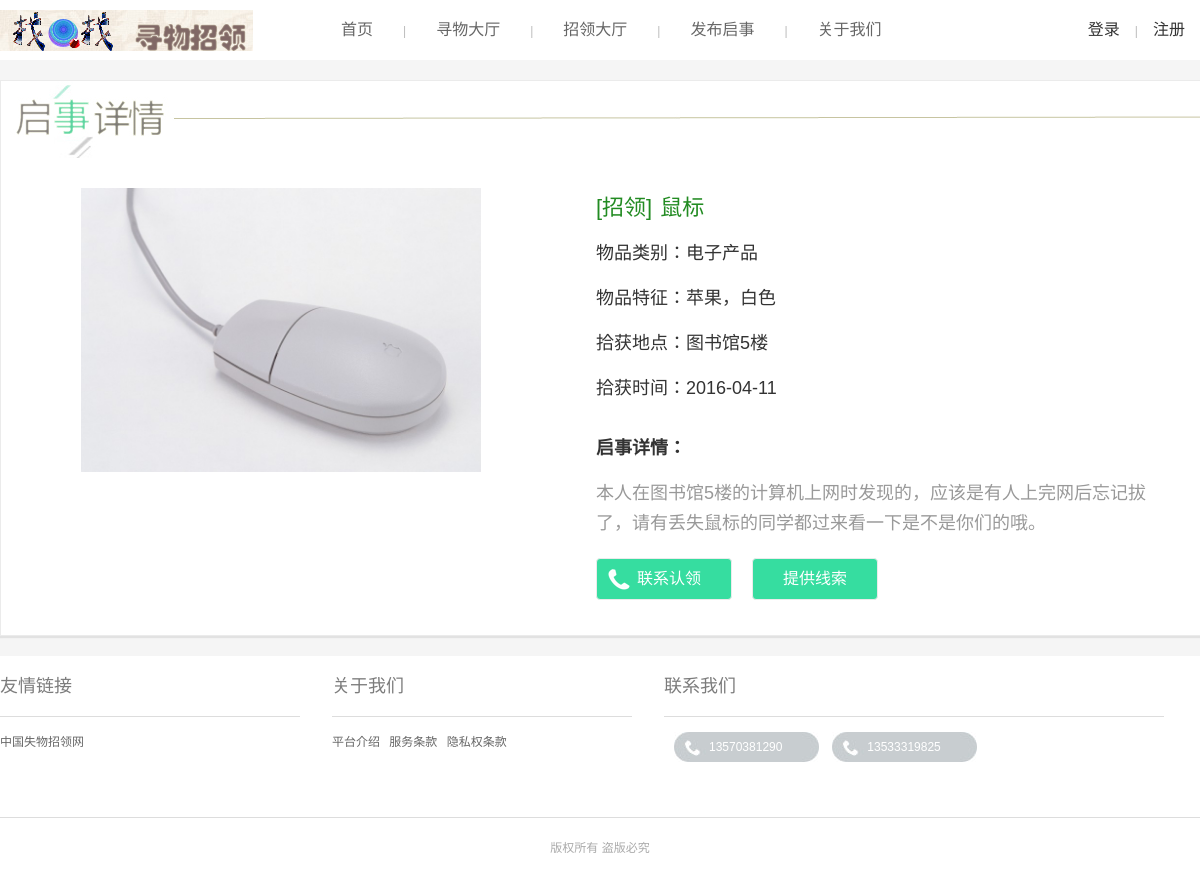
The app's page /graduation/user/detail.php?type=found&l_id=211 with its own data.
### tables this page shows
CREATE TABLE `found` (
  `l_id` int(11) NOT NULL AUTO_INCREMENT,
  `l_name` varchar(100) NOT NULL DEFAULT '',
  `l_class` int(11) DEFAULT NULL,
  `l_feature` varchar(255) DEFAULT NULL,
  `l_desc` varchar(255) DEFAULT NULL,
  `l_img` varchar(100) DEFAULT NULL,
  `l_place` varchar(100) DEFAULT NULL,
  `l_date` date DEFAULT NULL,
  `u_id` int(11) DEFAULT NULL,
  `u_name` varchar(100) DEFAULT NULL,
  `u_phone` varchar(100) DEFAULT NULL,
  `u_email` varchar(100) DEFAULT NULL,
  `u_address` varchar(100) DEFAULT NULL,
  `ct_state` int(1) unsigned zerofill NOT NULL,
  `p_date` date DEFAULT NULL,
  PRIMARY KEY (`l_id`)
);

CREATE TABLE `class` (
  `id` int(11) NOT NULL AUTO_INCREMENT,
  `name` varchar(100) NOT NULL DEFAULT '',
  PRIMARY KEY (`id`)
);

### graduation/user/detail.php (called while the page is built, shortened)
<?php
require "isLogin.php";
require "../common/class/db.php";
$l_id=$_GET['l_id'];
$type=$_GET['type'];
$type=='lost'? $table='lost': $table='found';
$type=='lost'? $l_type=1: $l_type=0;
$db=new DB;
$sql="select * from $table left join class on class.id=$table.l_class where $table.l_id=$l_id";
$list= $db->get_one($sql);
if($list['ct_state']==1){
	if(isset($_SESSION['uid'])){
		$sql2="select validation.q_id,validation.question,validation.answer,q_manage.u_answer from validation left join q_manage on validation.q_id=q_manage.q_id and q_manage.u_id=$uid where validation.l_id=$l_id and validation.l_type=$l_type";
		$question=$db->get_all($sql2);
	}else{
		$sql2="select validation.q_id,validation.question,validation.answer from validation where validation.l_id=$l_id and validation.l_type=$l_type";
		$question=$db->get_all($sql2);
	}
}else{
	$question='';
}
$smarty=new SmartyProject();
$smarty->assign('uid',$uid);
$smarty->assign('username',$username);
$smarty->assign('headImg',$headImg);
$smarty->assign('list',$list);
$smarty->assign('question',$question);
$smarty->assign('type',$type);
$smarty->assign('l_type',$l_type);
$smarty->display('user/detail.tpl');
?>

### graduation/common/class/db.php (called while the page is built, shortened)
<?php
if (!class_exists('DB')) {
Class DB {
    private $link_id;
    public function connect($dbhost, $dbuser, $dbpw, $dbname, $pconnect = 0,$charset='utf8') {
        if( $pconnect==0 ) {
            $this->link_id = @mysql_connect($dbhost, $dbuser, $dbpw, true);
        } else {
            $this->link_id = @mysql_pconnect($dbhost, $dbuser, $dbpw);
            if(!$this->link_id){
                $this->halt("数据库持久连接失败");
            }
        }
    }
    public function query($sql) {
        $query = mysql_query($sql,$this->link_id);
        return $query;
    }
    public function get_one($sql,$result_type = MYSQL_ASSOC) {
        $query = $this->query($sql);
        $rt = mysql_fetch_array($query,$result_type);
        return $rt;
    }
}
}
?>

### graduation/common/Smarty/plugins/modifier.replace.php (called while the page is built)
<?php
function smarty_modifier_replace($string, $search, $replace)
{
    return str_replace($search, $replace, $string);
}
?>

### graduation/common/templates_c/%%7A^7AF^7AFBCC69%%detail.tpl.php (the view, shortened to what this page needs)
<!DOCTYPE html>
<html>
<head>
<link rel="stylesheet" href="../common/templates/user/css/style.css">
</head>
<body>
<?php $_smarty_tpl_vars = $this->_tpl_vars;
$this->_tpl_vars = $_smarty_tpl_vars;
 ?>
<div class="section notice">
	<div class="wrapper clearfix">
		<div class="detail">
			<div class="title-bar">
				<h1><a href="#" target="_blank">启事详情</a></h1>
			</div>
			<div class="detail-img">
				<img src="<?php if ($this->_tpl_vars['list']['l_img']): ?>../<?php echo ((is_array($_tmp=((is_array($_tmp=$this->_tpl_vars['list']['l_img'])) ? $this->_run_mod_handler('replace', true, $_tmp, '../', '') : smarty_modifier_replace($_tmp, '../', '')))) ? $this->_run_mod_handler('replace', true, $_tmp, '.', 'big.') : smarty_modifier_replace($_tmp, '.', 'big.')); ?>
<?php else: ?>../common/templates/images/wutu.jpg<?php endif; ?>" alt="">
			</div>
			<div class="words">
				<ul class="box fl">
					<li>
						<h2 class="a-type1" style="font-size:22px;"><span><?php if ($this->_tpl_vars['type'] == 'lost'): ?>[寻物] <?php else: ?>[招领]<?php endif; ?></span> <?php echo $this->_tpl_vars['list']['l_name']; ?>
</h2>
						<h2>物品类别：<?php echo $this->_tpl_vars['list']['name']; ?>
</h2>
						<h2>物品特征：<?php echo $this->_tpl_vars['list']['l_feature']; ?>
</h2>
						<h2><?php if ($this->_tpl_vars['type'] == 'lost'): ?>丢物地点：<?php else: ?>拾获地点：<?php endif; ?><?php echo $this->_tpl_vars['list']['l_place']; ?>
</h2>
						<h2><?php if ($this->_tpl_vars['type'] == 'lost'): ?>丢失时间：<?php else: ?>拾获时间：<?php endif; ?><?php echo $this->_tpl_vars['list']['l_date']; ?>
</h2>
					</li>
					<li><h3>启事详情：</h3>
					<p class="text"><?php echo $this->_tpl_vars['list']['l_desc']; ?>
</p></li>
					<li><input class="getintouch" type="button" id="torl" value="<?php if ($this->_tpl_vars['type'] == 'lost'): ?>联系归还<?php else: ?>联系认领<?php endif; ?>" /><input class="leave-submit" type="button" id="tosay" value="提供线索"/></li>
				</ul>
			</div>
		</div>
	</div>
</div>
</body>
</html>

### graduation/common/templates/user/css/style.css (style rules this page uses)
html, body, ul, li, ol, dl, dd, dt, p, h1, h2, h3, h4, h5, h6, form, fieldset, legend, img { margin:0; padding:0; }
fieldset, img { border:none; }
img { display: block; }
ul, ol { list-style:none; }
input { padding-top:0; padding-bottom:0; font-family: "微软雅黑","SimSun","宋体"; }
select, input,.reset { vertical-align:middle; }
select, input, textarea { font-size:12px; margin:0; color:#333; padding:0; font:12px/20px "微软雅黑","SimSun","宋体","Arial Narrow",HELVETICA; }
body { color:#333; padding:0; font:12px/20px "微软雅黑","SimSun","宋体","Arial Narrow",HELVETICA; background:#f5f5f5; position: relative; }
.clearfix:after { content:"\0020";display:block;height:0;clear:both }
.clearfix { zoom:1 }
.fl { float:left; }
.section { width: 100%; margin-bottom: 30px; }
.wrapper { width: 1200px; margin: 0 auto; position: relative; }
.title-bar { height: 77px; background-repeat: no-repeat; background-position: left top; line-height: 999px; overflow: hidden; }
h1,h2 { overflow: hidden; white-space: nowrap; text-overflow: ellipsis; }
.detail h2 { white-space: pre-wrap; text-overflow: auto; line-height: 30px; }
.detail .text { line-height: 30px; }
.notice { width:1200px; margin: 20px auto; background: #fff; border: solid 1px #ebebeb; box-shadow: 0 2px 1px #e2e2e2; }
.detail { width:1200px; }
.detail h3 { font-size:18px; }
.detail .title-bar { height:77px; background-image: url(../../images/title_bar1.jpg); }
.detail .detail-img { width:400px; float: left; background: #fff; padding:30px 30px 30px 80px; vertical-align:middle; }
.detail .detail-img img { width: 400px; }
.detail .words { width:600px; float: right; background: #fff; padding: 20px; border: none; vertical-align:middle; }
.detail .words .box { margin: 5px; }
.detail .words li,.contact_info li,.pop_box li { list-style:none; margin: 0 10px; border: none; padding: 10px 0; text-align:left }
.detail .words h2,.contact_info h2,.pop_box h2 { margin-bottom: 15px; font-weight: normal; }
.detail .words h2 span { margin-right: 2px; }
.getintouch { margin-right: 20px; display: inline-block; text-decoration: none; color: #fff; line-height: 20px; border: solid 1px #ebebeb; border-radius: 4px; font-size: 16px; padding:10px 30px; padding-left:40px; background: #36dda0 url(../../images/getintouch.png) left no-repeat; cursor: pointer; }
.answer-submit,.leave-submit { margin-right: 20px; display: inline-block; text-decoration: none; color: #fff; line-height: 20px; border: solid 1px #ebebeb; border-radius: 4px; font-size: 16px; padding:10px 30px; background: #36dda0; cursor: pointer; }
.detail .words li .text { color: #999999; padding-top: 20px; font-size:18px; }
.a-type1 { color: #228B22 !important; }

### records on screen
found: l_name "鼠标", class.name "电子产品", l_feature "苹果，白色", l_place "图书馆5楼", l_date "2016-04-11", l_desc "本人在图书馆5楼的计算机上网时发现的，应该是有人上完网后忘记拔了，请有丢失鼠标的同学都过来看一下是不是你们的哦。"
